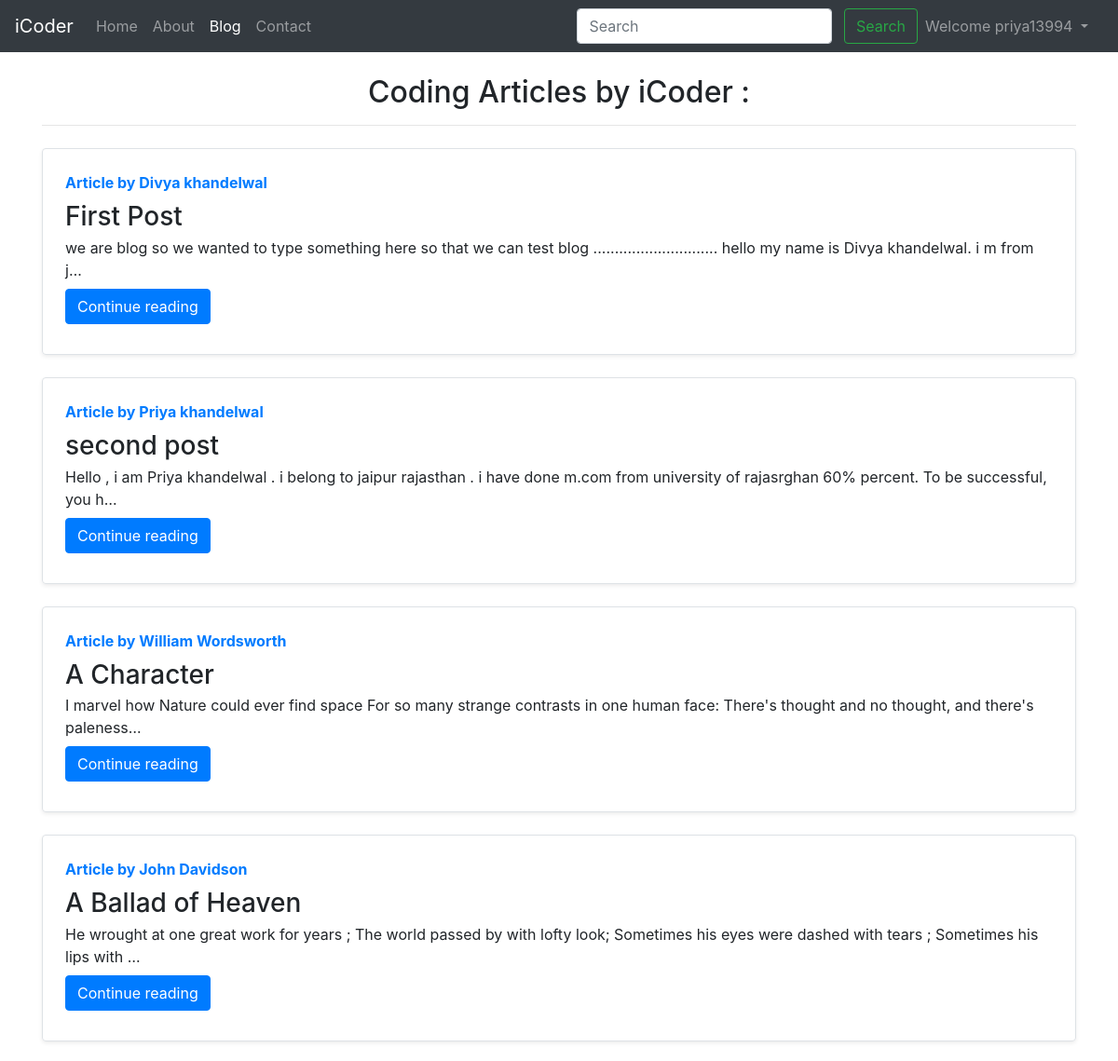
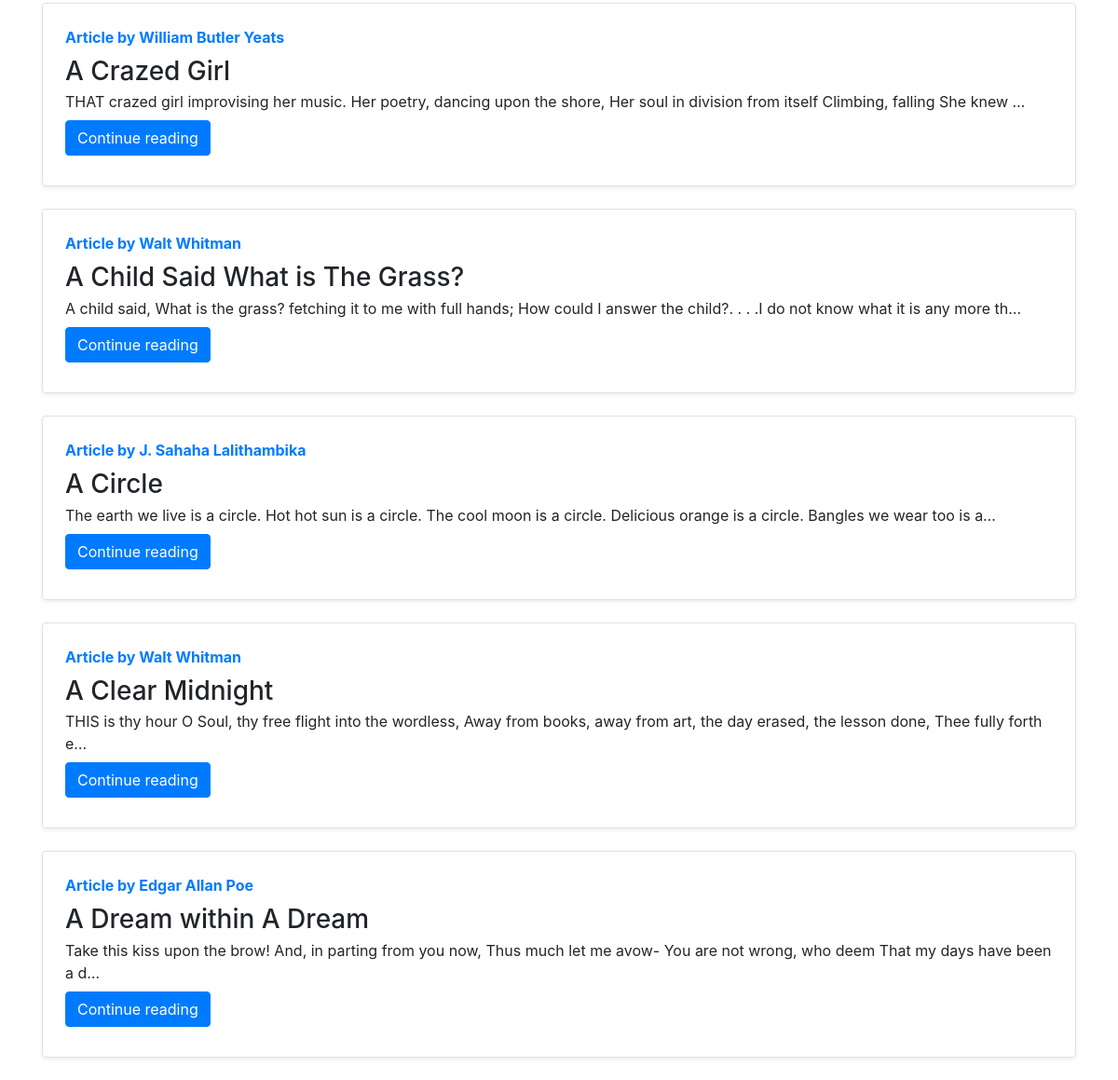
Page /blog/ (signed in) on the committed database (2 pictures, top to bottom).
### blog/models.py (models this page shows, shortened)
class Post(models.Model):
    sno = models.AutoField(primary_key=True)
    title = models.CharField("title", max_length=255)
    content = models.TextField("Content")
    auther = models.CharField("Author", max_length=30)
    slug = models.CharField( max_length=120)
    image = models.ImageField(default="")
    datetime =models.DateTimeField(blank=True)

### blog/views.py (the view)
# urls.py: path("", views.blogHome, name="blogHome"),
def blogHome(request):
    allposts = Post.objects.all()
    context={'allposts' : allposts}
    return render(request,'blog/blogHome.html',context)

### templates/blog/blogHome.html (shortened to what this page needs)
{% extends 'basic.html'%}
{% block blogactive %} active {% endblock blogactive %}
{% block body%}
<div class="container my-3">
<h2 class="text-center my-4">Coding Articles by iCoder :<hr></h2>
  {% for post in allposts %}
      <div class="row no-gutters border rounded overflow-hidden flex-md-row mb-4 shadow-sm h-md-250 position-relative">
        <div class="col p-4 d-flex flex-column position-static">
          <strong class="d-inline-block mb-2 text-primary">Article by {{post.auther}}</strong>
          <h3 class="mb-0">{{post.title}}</h3>
            <p class="card-text mb-auto">{{post.content | truncatechars:150}}</p>
            <div class="my-2">
                <a href="/blog/{{post.slug}}" role="button"class="btn btn-primary">Continue reading</a>
            </div>
          </div>
        </div>
 {% endfor %}
</div>
{% endblock body %}

### templates/basic.html (shortened to what this page needs)
<!doctype html>
<html lang="en">
  <head>
    <link rel="stylesheet" href="https://stackpath.bootstrapcdn.com/bootstrap/4.5.0/css/bootstrap.min.css">
  </head>
  <body>
<nav class="navbar navbar-expand-lg navbar-dark bg-dark">
  <a class="navbar-brand" href="/">iCoder</a>
  <div class="collapse navbar-collapse" id="navbarSupportedContent">
    <ul class="navbar-nav mr-auto">
      <li class="nav-item {% block homeactive %} {% endblock homeactive %}">
        <a class="nav-link" href="/">Home <span class="sr-only">(current)</span></a>
      </li>
      <li class="nav-item {% block aboutactive %} {% endblock aboutactive %}">
        <a class="nav-link" href="/ax">About</a>
      </li>
      <li class="nav-item {% block blogactive %} {% endblock blogactive %}">
        <a class="nav-link" href="/blog">Blog</a>
      </li>
      <li class="nav-item {% block contactactive %} {% endblock contactactive %}">
        <a class="nav-link" href="/contact">Contact</a>
      </li>
    </ul>
  <div class="ml-auto form-inline">
    <form method="get" action="/search" class=" my-2 my-lg-0">
      <input class="form-control mr-sm-2" type="search" placeholder="Search" aria-label="Search" name="query" id="query">
      <button class="btn btn-outline-success my-2 my-sm-0" type="submit">Search</button>
    </form>
  {%if user.is_authenticated %}
    <ul class="navbar-nav mr-2 ">
      <li class="nav-item dropdown">
        <a class="nav-link dropdown-toggle" href="#" id="navbarDropdown" role="button" data-toggle="dropdown" aria-haspopup="true" aria-expanded="false">
          Welcome {{request.user}}
        </a>
      </li>
    </ul>
  {% endif %}
  </div>
  </div>
</nav>
{% block body %} {% endblock body %}
  </body>
</html>

### rows in the picture
Post: auther "Divya khandelwal", title "First Post", content "we are blog so we wanted to type something here so that we can test blog ............................. hello my name is Divya khandelwal. i m from j…"
Post: auther "Priya khandelwal", title "second post", content "Hello , i am Priya khandelwal . i belong to jaipur rajasthan . i have done m.com from university of rajasrghan 60% percent. To be successful, you h…"
Post: auther "William Wordsworth", title "A Character", content "I marvel how Nature could ever find space For so many strange contrasts in one human face: There's thought and no thought, and there's paleness…"
Post: auther "John Davidson", title "A Ballad of Heaven", content "He wrought at one great work for years ; The world passed by with lofty look; Sometimes his eyes were dashed with tears ; Sometimes his lips with …"
Post: auther "William Butler Yeats", title "A Crazed Girl", content "THAT crazed girl improvising her music. Her poetry, dancing upon the shore, Her soul in division from itself Climbing, falling She knew …"
Post: auther "Walt Whitman", title "A Child Said What is The Grass?", content "A child said, What is the grass? fetching it to me with full hands; How could I answer the child?. . . .I do not know what it is any more th…"
Post: auther "J. Sahaha Lalithambika", title "A Circle", content "The earth we live is a circle. Hot hot sun is a circle. The cool moon is a circle. Delicious orange is a circle. Bangles we wear too is a…"
Post: auther "Walt Whitman", title "A Clear Midnight", content "THIS is thy hour O Soul, thy free flight into the wordless, Away from books, away from art, the day erased, the lesson done, Thee fully forth e…"
Post: auther "Edgar Allan Poe", title "A Dream within A Dream", content "Take this kiss upon the brow! And, in parting from you now, Thus much let me avow- You are not wrong, who deem That my days have been a d…"

### other values in the picture
{{ request.user }} "priya13994"
